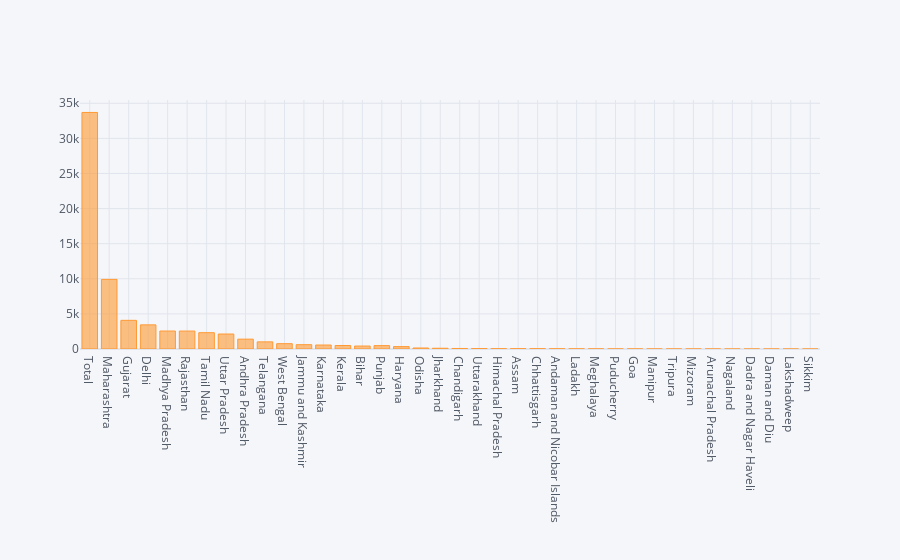

Notebook code for this chart:
### Markdown cell above
# Graphical Representation (Plotly Visualisation)

### Code cell
df.iplot(kind='bar',x="State",y="Confirmed")

### Figure 1 — Plotly figure (JSON) as saved in the notebook; plotly's stock layout.template omitted (floating-point values rounded to 4 significant figures)
{"data": [{"marker": {"color": "rgba(255, 153, 51, 0.6)", "line": {"color": "rgba(255, 153, 51, 1.0)", "width": 1}}, "name": "Confirmed", "orientation": "v", "text": "", "type": "bar", "x": ["Total", "Maharashtra", "Gujarat", "Delhi", "Madhya Pradesh", "Rajasthan", "Tamil Nadu", "Uttar Pradesh", "Andhra Pradesh", "Telangana", "West Bengal", "Jammu and Kashmir", "Karnataka", "Kerala", "Bihar", "Punjab", "Haryana", "Odisha", "Jharkhand", "Chandigarh", "Uttarakhand", "Himachal Pradesh", "Assam", "Chhattisgarh", "Andaman and Nicobar Islands", "Ladakh", "Meghalaya", "Puducherry", "Goa", "Manipur", "Tripura", "Mizoram", "Arunachal Pradesh", "Nagaland", "Dadra and Nagar Haveli", "Daman and Diu", "Lakshadweep", "Sikkim"], "y": [33694, 9915, 4082, 3439, 2560, 2556, 2323, 2134, 1403, 1016, 758, 614, 565, 498, 422, 480, 339, 142, 107, 74, 57, 40, 42, 40, 33, 22, 12, 8, 7, 2, 2, 1, 1, 0, 0, 0, 0, 0]}], "layout": {"legend": {"bgcolor": "#F5F6F9", "font": {"color": "#4D5663"}}, "paper_bgcolor": "#F5F6F9", "plot_bgcolor": "#F5F6F9", "title": {"font": {"color": "#4D5663"}}, "xaxis": {"gridcolor": "#E1E5ED", "showgrid": true, "tickfont": {"color": "#4D5663"}, "title": {"font": {"color": "#4D5663"}, "text": ""}, "zerolinecolor": "#E1E5ED"}, "yaxis": {"gridcolor": "#E1E5ED", "showgrid": true, "tickfont": {"color": "#4D5663"}, "title": {"font": {"color": "#4D5663"}, "text": ""}, "zerolinecolor": "#E1E5ED"}}}
